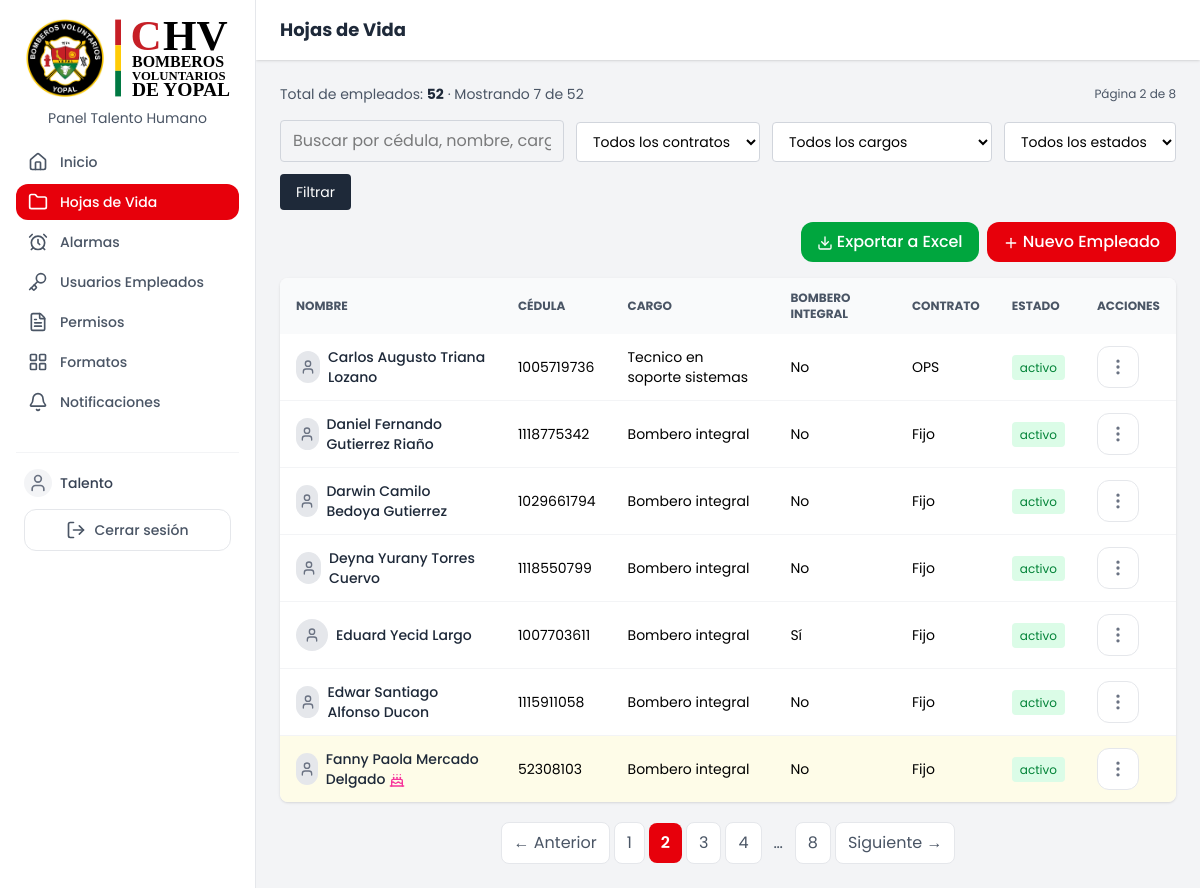
/public/empleados.php?page=2 (signed in), run on an earlier commit of the app's database.
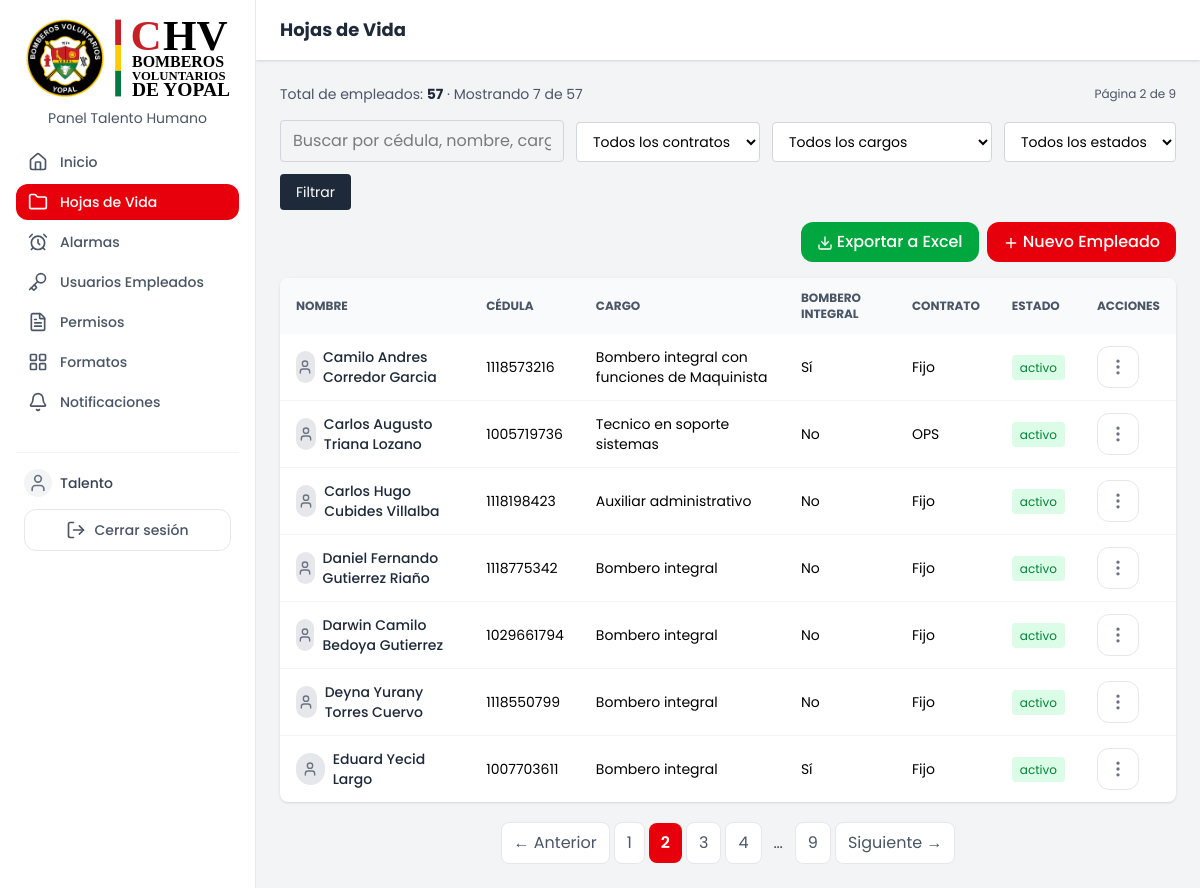
And on a later commit of the database.
### tables this page shows
CREATE TABLE `empleados` (
  `cedula` varchar(10) NOT NULL COMMENT 'Max 10 caracteres, permite extranjera alfanumérica',
  `lugar_expedicion` varchar(120) DEFAULT NULL COMMENT 'Municipio, Departamento (lista en public/assets/data/municipios.json)',
  `nombre` varchar(150) NOT NULL,
  `sexo` enum('F','M') DEFAULT NULL,
  `cargo` enum('Auxiliar en Talento Humano','Director de talento humano','Auxiliar de Extintores','Enfermero/a','Practicante Sena','Practicante Fundetec','Practicante otra entidad','Servicios Generales','Maquinista','Guardia','Recepcionista','Administrativo','Auxiliar administrativo','Director Académico','Director de negocios','Tecnico en soporte sistemas','Tecnico archivista','Coordinador SST','Auxiliar SST','Jefe de prensa','Contador','Auxiliar de contaduría','Almacenista','Supervisor','Coordinador de banda','Conductor de ambulancia','Aspirante','Voluntario','Secretario recaudador','Auxiliar de enfermería','Docente de banda marcial','PAMEC','Revisor(a) fiscal','Comandante de estación','Directora administrativa y financiera','Bombero integral') NOT NULL,
  `tipo_de_personal` enum('Bombero','Civil') DEFAULT NULL,
  `eps` enum('Sanitas','Nueva EPS','Capresoca','Salud Total') DEFAULT NULL,
  `pension` enum('Colfondos','Porvenir','Colpensiones','Protección','NA') DEFAULT NULL,
  `arl` enum('Positiva','SURA','Colmena','AXA Colpatria','Seguros Bolívar') DEFAULT NULL,
  `salario_basico` decimal(12,2) DEFAULT NULL,
  `es_bombero_integral` tinyint(1) DEFAULT '0',
  `tipo_jornada` enum('Turnos','Administrativa','Restringida') NOT NULL DEFAULT 'Administrativa' COMMENT 'Cómo se cuentan horas/días en permisos: Turnos (operativo), Administrativa (07:00-17:24) o Restringida (horario reducido)',
  `jornada_hora_entrada` time DEFAULT NULL COMMENT 'Solo si tipo_jornada = Restringida',
  `jornada_hora_salida` time DEFAULT NULL COMMENT 'Solo si tipo_jornada = Restringida',
  `tipo_de_contrato` enum('Fijo','Indefinido','OPS','SENA','OPS SEMY','No aplica') DEFAULT NULL,
  `fecha_inicio_contrato` date DEFAULT NULL,
  `fecha_fin_contrato` date DEFAULT NULL,
  `estado` enum('activo','no activo') DEFAULT 'activo',
  `celular` varchar(15) DEFAULT NULL COMMENT 'Numero de celular, validar 10 digitos',
  `correo` varchar(150) DEFAULT NULL,
  `fecha_nacimiento` date DEFAULT NULL COMMENT 'Para notificacion de cumpleaños',
  `created_at` timestamp NOT NULL DEFAULT CURRENT_TIMESTAMP,
  `foto` varchar(255) DEFAULT NULL COMMENT 'Ruta relativa dentro de uploads/'
);

### src/controllers/EmpleadoController.php (called while the page is built, shortened)
<?php
require_once __DIR__ . '/../models/EmpleadoModel.php';
require_once __DIR__ . '/../helpers/JornadaHelper.php';
class EmpleadoController
{
    public static array $cargosValidos = [
        'Auxiliar en Talento Humano',
        'Director de talento humano',
        'Auxiliar de Extintores',
        'Enfermero/a',
        'Practicante Sena',
        'Practicante Fundetec',
        'Practicante otra entidad',
        'Servicios Generales',
        'Maquinista',
        'Guardia',
        'Recepcionista',
        'Administrativo',
        'Auxiliar administrativo',
        'Director Académico',
        'Director de negocios',
        'Directora administrativa y financiera',
        'Tecnico en soporte sistemas',
        'Tecnico archivista',
        'Coordinador SST',
        'Auxiliar SST',
        'Jefe de prensa',
        'Contador',
        'Auxiliar de contaduría',
        'Almacenista',
        'Supervisor',
        'Coordinador de banda',
        'Conductor de ambulancia',
        'Aspirante',
        'Voluntario',
        'Secretario recaudador',
        'Auxiliar de enfermería',
        'Docente de banda marcial',
        'PAMEC',
        'Revisor(a) fiscal',
        'Comandante de estación',
        'Bombero integral'
    ];
    public static array $tiposDeContrato = ['Fijo', 'Indefinido', 'OPS', 'SENA', 'OPS SEMY', 'No aplica'];
        public static array $estadosValidos = ['activo', 'no activo'];
    public static function filtrosDesdeRequest(array $get): array
    {
        $pick = static fn(string $k, array $validos): string =>
            in_array($get[$k] ?? '', $validos, true) ? $get[$k] : '';
        return [
            'contrato' => $pick('contrato', self::$tiposDeContrato),
            'cargo'    => $pick('cargo', self::$cargosValidos),
            'estado'   => $pick('estado', self::$estadosValidos),
        ];
    }
}

### src/models/EmpleadoModel.php (called while the page is built, shortened)
<?php
require_once __DIR__ . '/../../config/database.php';
class EmpleadoModel
{
    private static function construirWhere(string $busqueda, array $filtros): array
    {
        $condiciones = [];
        $params = [];
        $where = $condiciones ? ' WHERE ' . implode(' AND ', $condiciones) : '';
        return [$where, $params];
    }
    public static function listar(string $busqueda = '', int $limite = 10, int $offset = 0, array $filtros = []): array
    {
        $limite = max(1, min(100, $limite));
        $offset = max(0, $offset);
        [$where, $params] = self::construirWhere($busqueda, $filtros);
        $stmt = getPDO()->prepare("SELECT * FROM empleados" . $where . " ORDER BY nombre ASC LIMIT :limite OFFSET :offset");
        $stmt->bindValue(':limite', $limite, PDO::PARAM_INT);
        $stmt->bindValue(':offset', $offset, PDO::PARAM_INT);
        $stmt->execute();
        return $stmt->fetchAll();
    }
    public static function infoCumpleanos(?string $fechaNacimiento, int $diasVentana = 15): array
    {
        if (!$fechaNacimiento) {
            return ['cumple' => false, 'dias_faltantes' => null, 'fecha_texto' => null];
        }
        $hoy = new DateTime('today');
        $nacimiento = new DateTime($fechaNacimiento);
        $proximoCumple = new DateTime($hoy->format('Y') . '-' . $nacimiento->format('m-d'));
        if ($proximoCumple < $hoy) {
            $proximoCumple->modify('+1 year');
        }
        $diff = $hoy->diff($proximoCumple)->days;
        return [
            'cumple' => $diff <= $diasVentana,
            'dias_faltantes' => $diff,
            'fecha_texto' => $nacimiento->format('d') . ' de ' . self::mesEnEspanol((int) $nacimiento->format('m')),
        ];
    }
    public static function mesEnEspanol(int $mes): string
    {
        $meses = [
            1 => 'Enero',
            2 => 'Febrero',
            3 => 'Marzo',
            4 => 'Abril',
            5 => 'Mayo',
            6 => 'Junio',
            7 => 'Julio',
            8 => 'Agosto',
            9 => 'Septiembre',
            10 => 'Octubre',
            11 => 'Noviembre',
            12 => 'Diciembre'
        ];
        return $meses[$mes] ?? '';
    }
}

### config/database.php (called while the page is built, shortened)
<?php
function getPDO(): PDO {
    static $pdo = null;
    if ($pdo === null) {
    $host = $_SERVER['DB_HOST'] ?? $_ENV['DB_HOST'] ?? '127.0.0.1';
    $db   = $_SERVER['DB_NAME'] ?? $_ENV['DB_NAME'] ?? 'chvb';
    $user = $_SERVER['DB_USER'] ?? $_ENV['DB_USER'] ?? 'root';
    $pass = $_SERVER['DB_PASS'] ?? $_ENV['DB_PASS'] ?? '';
        $dsn = "mysql:host=$host;dbname=$db;charset=utf8mb4";
        $opciones = [
            PDO::ATTR_ERRMODE            => PDO::ERRMODE_EXCEPTION,
            PDO::ATTR_DEFAULT_FETCH_MODE => PDO::FETCH_ASSOC,
            PDO::ATTR_EMULATE_PREPARES   => false,
        ];
        try {
            $pdo = new PDO($dsn, $user, $pass, $opciones);
                } catch (PDOException $e) {
            error_log('Error de conexión a la base de datos: ' . $e->getMessage());
            die('No se pudo conectar a la base de datos. Contacta al administrador.');
        }
    }
    return $pdo;
}

### includes/icon.php (called while the page is built, shortened)
<?php
function icon(string $nombre, string $clases = 'w-5 h-5'): string {
    static $cache = [];
    if (!isset($cache[$nombre])) {
        $ruta = __DIR__ . '/../public/assets/icons/' . $nombre . '.svg';
        $cache[$nombre] = file_get_contents($ruta);
    }
    $svg = $cache[$nombre];
    $svg = preg_replace('/class="[^"]*"/', 'class="' . htmlspecialchars($clases) . ' inline-block align-middle"', $svg, 1);
    return $svg;
}

### src/helpers/JornadaHelper.php (called while the page is built, shortened)
<?php
class JornadaHelper
{
    public static function cargoDetalle(array $emp): string
    {
        $cargo = trim((string) ($emp['cargo'] ?? ''));
        $esIntegral = !empty($emp['es_bombero_integral']) && (int) $emp['es_bombero_integral'] === 1;
        if (!$esIntegral || $cargo === '') {
            return $cargo;
        }
        if (mb_strtolower($cargo, 'UTF-8') === 'bombero integral') {
            return 'Bombero integral';
        }
        return 'Bombero integral con funciones de ' . $cargo;
    }
}

### public/empleados.php (the view, shortened to what the rows shown need)
<?php
require_once __DIR__ . '/../src/models/EmpleadoModel.php';
require_once __DIR__ . '/../src/controllers/EmpleadoController.php';
$busqueda = trim($_GET['q'] ?? '');
$filtros  = EmpleadoController::filtrosDesdeRequest($_GET);
$filtrosActivos = implode('', $filtros) !== '';
if ($filtrosActivos) {
    $pagina = 1;
    $totalPaginas = 1;
    $empleados = EmpleadoModel::listarParaExportar($busqueda, $filtros);
} else {
    $porPagina = 7;
    $pagina = max(1, (int) ($_GET['page'] ?? 1));
    $offset = ($pagina - 1) * $porPagina;
    $empleados = EmpleadoModel::listar($busqueda, $porPagina, $offset, $filtros);
}
?>
<!DOCTYPE html>
<html lang="es">
<head>
    <link rel="stylesheet" href="./assets/css/tailwind.css">
</head>
<body class="bg-gray-100 min-h-screen">
    <div class="md:ml-64 pt-14 md:pt-0">
        <header class="bg-white shadow px-6 py-4">
            <h1 class="text-lg font-bold text-gray-800">Hojas de Vida</h1>
        </header>
        <main class="p-6">
            <div id="tablaEmpleados" class="bg-white rounded-lg shadow overflow-x-auto">
                <table class="w-full text-sm text-left">
                    <thead class="bg-gray-50 text-gray-600 uppercase text-xs">
                        <tr>
                            <th class="px-4 py-3">Nombre</th>
                            <th class="px-4 py-3 hidden md:table-cell">Cédula</th>
                            <th class="px-4 py-3 hidden md:table-cell">Cargo</th>
                            <th class="px-4 py-3 hidden md:table-cell">Bombero Integral</th>
                            <th class="px-4 py-3 hidden md:table-cell">Contrato</th>
                            <th class="px-4 py-3">Estado</th>
                            <th class="px-4 py-3">Acciones</th>
                        </tr>
                    </thead>
                    <tbody class="divide-y divide-gray-100">
                        <?php foreach ($empleados as $emp): ?>
                            <?php $cumple = EmpleadoModel::infoCumpleanos($emp['fecha_nacimiento']); ?>
                            <tr class="<?= $cumple['cumple'] ? 'bg-yellow-50' : '' ?>">
                                <td class="px-4 py-3 font-medium text-gray-800">
                                    <div class="flex items-center gap-2">
                                        <?php if (!empty($emp['foto'])): ?>
                                            <img src="./api/foto_ver.php?cedula=<?= urlencode($emp['cedula']) ?>"
                                                data-visor-img="./api/foto_ver.php?cedula=<?= urlencode($emp['cedula']) ?>"
                                                alt="Foto de <?= htmlspecialchars($emp['nombre']) ?>" role="button" tabindex="0"
                                                class="w-11 h-11 rounded-full object-cover object-center border border-gray-200 flex-shrink-0 cursor-zoom-in">
                                        <?php else: ?>
                                            <span
                                                class="w-8 h-8 rounded-full bg-gray-200 flex items-center justify-center"><?= icon('user', 'w-4 h-4 text-gray-500') ?></span>
                                        <?php endif; ?>
                                        <span>
                                            <?= htmlspecialchars($emp['nombre']) ?>
                                            <?php if ($cumple['cumple']): ?>
                                                <span
                                                    title="Cumpleaños el <?= $cumple['fecha_texto'] ?> - faltan <?= $cumple['dias_faltantes'] ?> día(s)"><?= icon('cake', 'w-4 h-4 inline text-pink-500') ?></span>
                                            <?php endif; ?>
                                        </span>
                                    </div>
                                </td>
                                <td class="px-4 py-3 hidden md:table-cell"><?= htmlspecialchars($emp['cedula']) ?></td>
                                <td class="px-4 py-3 hidden md:table-cell"><?= htmlspecialchars(JornadaHelper::cargoDetalle($emp)) ?></td>
                                <td class="px-4 py-3 hidden md:table-cell">
                                    <?= $emp['es_bombero_integral'] ? 'Sí' : 'No' ?>
                                </td>
                                <td class="px-4 py-3 hidden md:table-cell">
                                    <?= htmlspecialchars($emp['tipo_de_contrato'] ?? '—') ?>
                                </td>
                                <td class="px-4 py-3">
                                    <span
                                        class="px-2 py-1 rounded text-xs <?= $emp['estado'] === 'activo' ? 'bg-green-100 text-green-700' : 'bg-gray-200 text-gray-600' ?>">
                                        <?= htmlspecialchars($emp['estado']) ?>
                                    </span>
                                </td>
                                <td class="px-4 py-3 relative">
                                    <div class="relative flex-shrink-0">
                                        <button onclick="toggleMenu('<?= $emp['cedula'] ?>')"
                                            class="inline-flex items-center justify-center p-2.5 text-gray-500 hover:text-gray-800 hover:bg-gray-50 bg-white border border-gray-200 rounded-xl transition">
                                            <?= icon('more-vertical', 'w-5 h-5') ?>
                                        </button>
                                    </div>
                                </td>
                            </tr>
                        <?php endforeach; ?>
                    </tbody>
                </table>
            </div>
        </main>
    </div>
</body>
</html>

What changed in the data, as far as the page shows it:
no longer on this page (row unchanged): empleados: nombre "Edwar Santiago Alfonso Ducon", cedula "1115911058", cargo "Bombero integral", es_bombero_integral "No", tipo_de_contrato "Fijo", estado "activo"
no longer on this page (row unchanged): empleados: nombre "Fanny Paola Mercado Delgado", cedula "52308103", cargo "Bombero integral", es_bombero_integral "No", tipo_de_contrato "Fijo", estado "activo", fecha_nacimiento "1975-10-14" (drawn)
now on this page (row unchanged): empleados: nombre "Camilo Andres Corredor Garcia", cedula "1118573216", cargo "Bombero integral con funciones de Maquinista", es_bombero_integral "Sí", tipo_de_contrato "Fijo", estado "activo"
added empleados: nombre "Carlos Hugo Cubides Villalba", cedula "1118198423", cargo "Auxiliar administrativo", es_bombero_integral "No", tipo_de_contrato "Fijo", estado "activo"
changed empleados "Eduard Yecid Largo": fecha_nacimiento empty → "1995-11-15" (drawn)
Also different on the page:
$totalEmpleados: "52" → "57"
$totalPaginas: "8" → "9"
